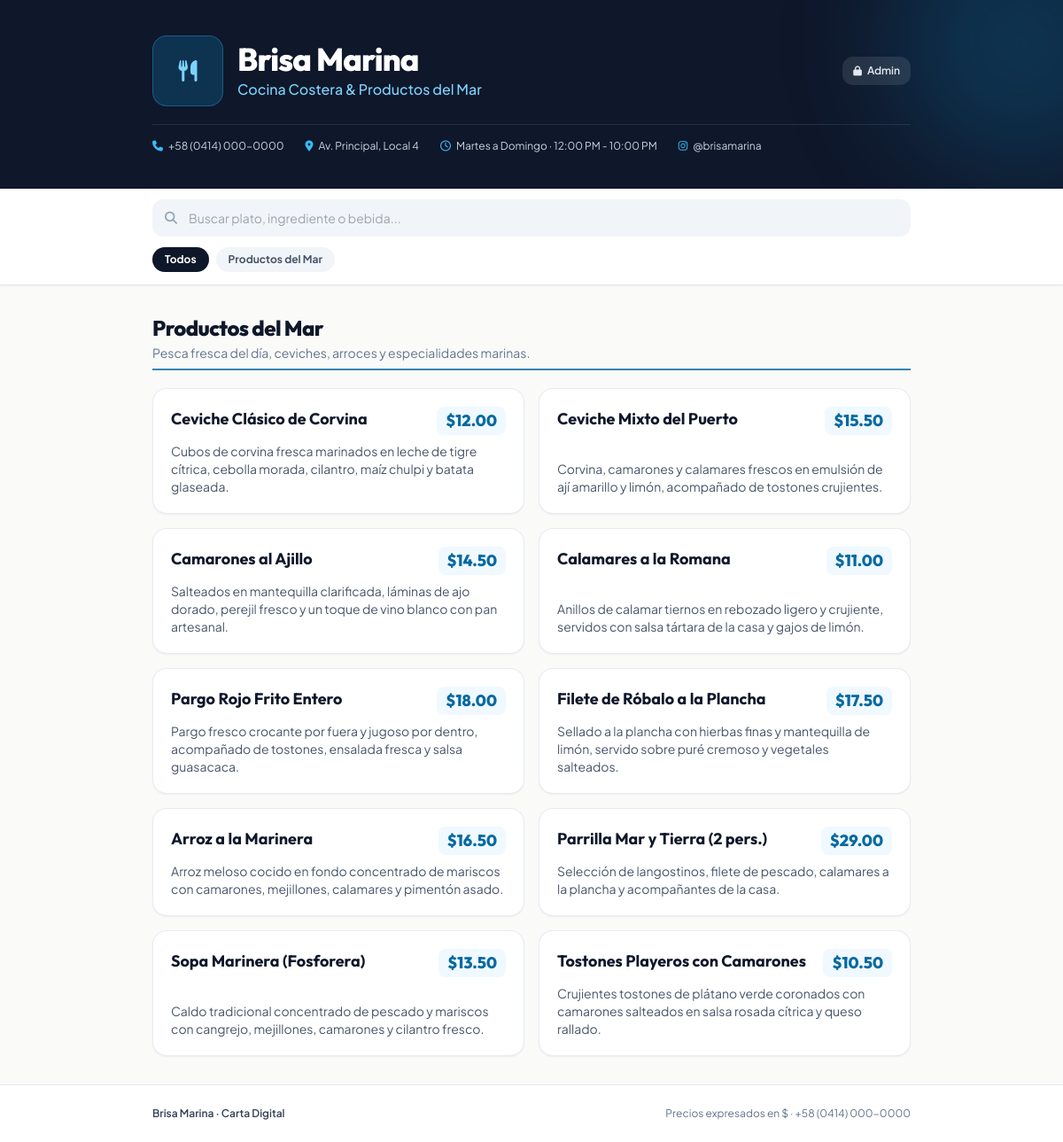
The page / on the database its author committed.
### tables this page shows
CREATE TABLE settings (
                id INTEGER PRIMARY KEY CHECK (id = 1),
                restaurant_name TEXT DEFAULT 'Brisa Marina',
                tagline TEXT DEFAULT 'Cocina Costera & Productos del Mar',
                phone TEXT DEFAULT '+58 (0414) 000-0000',
                whatsapp TEXT DEFAULT '',
                address TEXT DEFAULT 'Av. Principal, Local 4',
                hours TEXT DEFAULT 'Martes a Domingo · 12:00 PM - 10:00 PM',
                instagram TEXT DEFAULT '@brisamarina',
                currency_symbol TEXT DEFAULT '$',
                public_url TEXT DEFAULT '',
                logo_path TEXT DEFAULT '',
                qr_custom_path TEXT DEFAULT '',
                admin_password TEXT DEFAULT 'admin123',
                pdf_footer_note TEXT DEFAULT 'Escanea el código QR para consultar nuestro menú digital actualizado.'
            );

CREATE TABLE categories (
                id INTEGER PRIMARY KEY AUTOINCREMENT,
                name TEXT NOT NULL,
                description TEXT DEFAULT '',
                order_index INTEGER DEFAULT 0,
                active INTEGER DEFAULT 1
            );

CREATE TABLE products (
                id INTEGER PRIMARY KEY AUTOINCREMENT,
                category_id INTEGER NOT NULL,
                name TEXT NOT NULL,
                description TEXT DEFAULT '',
                price REAL NOT NULL DEFAULT 0.0,
                active INTEGER DEFAULT 1,
                order_index INTEGER DEFAULT 0,
                FOREIGN KEY (category_id) REFERENCES categories(id) ON DELETE CASCADE
            );

### app.py (the view)
@app.route('/')
def index():
    settings = database.get_settings()
    menu_grouped = database.get_menu_grouped(only_active=True)
    return render_template('index.html', settings=settings, menu=menu_grouped)

### database.py (called while the page is built)
def get_db():
    conn = sqlite3.connect(DB_PATH)
    conn.row_factory = sqlite3.Row
    conn.execute('PRAGMA foreign_keys = ON')
    return conn

def get_settings():
    with get_db() as conn:
        row = conn.execute('SELECT * FROM settings WHERE id = 1').fetchone()
        return dict(row) if row else {}

def get_categories(only_active=False):
    with get_db() as conn:
        sql = 'SELECT * FROM categories'
        if only_active:
            sql += ' WHERE active = 1'
        sql += ' ORDER BY order_index ASC, id ASC'
        rows = conn.execute(sql).fetchall()
        return [dict(r) for r in rows]

def get_products(only_active=False, category_id=None):
    with get_db() as conn:
        sql = '''
            SELECT p.*, c.name as category_name
            FROM products p
            JOIN categories c ON p.category_id = c.id
            WHERE 1=1
        '''
        params = []
        if only_active:
            sql += ' AND p.active = 1 AND c.active = 1'
        if category_id is not None:
            sql += ' AND p.category_id = ?'
            params.append(category_id)
        sql += ' ORDER BY c.order_index ASC, c.id ASC, p.order_index ASC, p.id ASC'
        rows = conn.execute(sql, params).fetchall()
        return [dict(r) for r in rows]

def get_menu_grouped(only_active=True):
    cats = get_categories(only_active=only_active)
    prods = get_products(only_active=only_active)
    prod_map = {}
    for p in prods:
        prod_map.setdefault(p['category_id'], []).append(p)
    grouped = []
    for c in cats:
        c['products'] = prod_map.get(c['id'], [])
        if only_active and not c['products']:
            continue
        grouped.append(c)
    return grouped

### templates/index.html (shortened to what this page needs)
<!DOCTYPE html>
<html lang="es" class="scroll-smooth">
<head>
  <link rel="stylesheet" href="https://cdnjs.cloudflare.com/ajax/libs/font-awesome/6.5.1/css/all.min.css">
  <script src="https://cdn.tailwindcss.com"></script>
</head>
<body class="bg-sand text-slate-800 font-sans antialiased min-h-screen flex flex-col">
  <header class="bg-navy text-white relative overflow-hidden">
    <div class="absolute -top-24 -right-24 w-72 h-72 rounded-full bg-sky-500/20 blur-3xl pointer-events-none"></div>
    <div class="max-w-4xl mx-auto px-5 py-8 sm:py-10 relative z-10">
      <div class="flex flex-col sm:flex-row sm:items-center justify-between gap-5">
        <div class="flex items-center gap-4">
          {% if settings.logo_path %}
          <img src="{{ settings.logo_path }}" alt="{{ settings.restaurant_name }}"
               class="w-16 h-16 sm:w-20 sm:h-20 rounded-2xl object-cover bg-white p-1 shadow-lg shrink-0">
          {% else %}
          <div class="w-16 h-16 sm:w-20 sm:h-20 rounded-2xl bg-sky-500/20 border border-sky-400/30 flex items-center justify-center text-sky-300 text-2xl shrink-0">
            <i class="fa-solid fa-utensils"></i>
          </div>
          {% endif %}
          <div>
            <h1 class="font-display text-2xl sm:text-4xl font-extrabold tracking-tight text-white">
              {{ settings.restaurant_name }}
            </h1>
            {% if settings.tagline %}
            <p class="text-sky-300 text-sm sm:text-base font-medium mt-0.5">{{ settings.tagline }}</p>
            {% endif %}
          </div>
        </div>
        <div class="flex items-center gap-2 self-start sm:self-center">
          <a href="/admin" class="inline-flex items-center gap-1.5 px-3 py-2 rounded-xl bg-white/10 hover:bg-white/20 text-slate-200 text-xs font-semibold transition" title="Panel de Administración">
            <i class="fa-solid fa-lock text-[11px]"></i> Admin
          </a>
        </div>
      </div>
      <div class="mt-5 pt-4 border-t border-white/10 flex flex-wrap gap-x-6 gap-y-2 text-xs text-slate-300">
        {% if settings.phone %}
        <span class="inline-flex items-center gap-1.5"><i class="fa-solid fa-phone text-sky-400"></i> {{ settings.phone }}</span>
        {% endif %}
        {% if settings.address %}
        <span class="inline-flex items-center gap-1.5"><i class="fa-solid fa-location-dot text-sky-400"></i> {{ settings.address }}</span>
        {% endif %}
        {% if settings.hours %}
        <span class="inline-flex items-center gap-1.5"><i class="fa-regular fa-clock text-sky-400"></i> {{ settings.hours }}</span>
        {% endif %}
        {% if settings.instagram %}
        <span class="inline-flex items-center gap-1.5"><i class="fa-brands fa-instagram text-sky-400"></i> {{ settings.instagram }}</span>
        {% endif %}
      </div>
    </div>
  </header>
  <div class="sticky top-0 z-30 bg-white/95 backdrop-blur border-b border-slate-200 shadow-sm">
    <div class="max-w-4xl mx-auto px-5 py-3 space-y-3">
      <div class="relative">
        <i class="fa-solid fa-magnifying-glass absolute left-3.5 top-1/2 -translate-y-1/2 text-slate-400 text-sm"></i>
        <input type="text" id="menu-search" oninput="filterMenu()"
               placeholder="Buscar plato, ingrediente o bebida..."
               class="w-full pl-10 pr-4 py-2.5 rounded-xl bg-slate-100 border border-transparent focus:bg-white focus:border-ocean focus:outline-none text-sm transition">
      </div>
      {% if menu %}
      <div class="flex items-center gap-2 overflow-x-auto no-scrollbar pb-0.5">
        <button type="button" onclick="selectCategory('all', this)"
                class="cat-pill active px-3.5 py-1.5 rounded-full text-xs font-bold whitespace-nowrap bg-navy text-white transition">
          Todos
        </button>
        {% for cat in menu %}
        <button type="button" onclick="selectCategory('cat-{{ cat.id }}', this)"
                class="cat-pill px-3.5 py-1.5 rounded-full text-xs font-bold whitespace-nowrap bg-slate-100 text-slate-600 hover:bg-slate-200 transition">
          {{ cat.name }}
        </button>
        {% endfor %}
      </div>
      {% endif %}
    </div>
  </div>
  <main class="max-w-4xl w-full mx-auto px-5 py-8 flex-1 space-y-10">
    {% if menu %}
      {% for cat in menu %}
      <section class="menu-category-section" id="cat-{{ cat.id }}" data-cat-id="cat-{{ cat.id }}">
        <div class="border-b-2 border-ocean/80 pb-2 mb-5">
          <h2 class="font-display text-xl sm:text-2xl font-extrabold text-navy tracking-tight">
            {{ cat.name }}
          </h2>
          {% if cat.description %}
          <p class="text-xs sm:text-sm text-slate-500 mt-0.5">{{ cat.description }}</p>
          {% endif %}
        </div>
        <div class="grid grid-cols-1 md:grid-cols-2 gap-4">
          {% for p in cat.products %}
          <article class="menu-item-card bg-white rounded-2xl border border-slate-200/80 p-4 sm:p-5 shadow-sm hover:shadow-md hover:border-sky-200 transition flex flex-col justify-between gap-2"
                   data-search="{{ (p.name ~ ' ' ~ p.description ~ ' ' ~ cat.name) | lower }}">
            <div class="flex justify-between items-start gap-3">
              <h3 class="font-display font-bold text-base sm:text-lg text-navy leading-snug">
                {{ p.name }}
              </h3>
              <span class="font-display font-extrabold text-base sm:text-lg text-ocean bg-sky-50 px-2.5 py-0.5 rounded-lg whitespace-nowrap shrink-0">
                {{ settings.currency_symbol }}{{ "%.2f"|format(p.price) }}
              </span>
            </div>
            {% if p.description %}
            <p class="text-xs sm:text-sm text-slate-600 leading-relaxed">
              {{ p.description }}
            </p>
            {% endif %}
          </article>
          {% endfor %}
        </div>
      </section>
      {% endfor %}
    {% endif %}
  </main>
  <footer class="bg-white border-t border-slate-200 mt-auto">
    <div class="max-w-4xl mx-auto px-5 py-6 flex flex-col sm:flex-row justify-between items-center gap-3 text-xs text-slate-500">
      <p class="font-semibold text-slate-700">{{ settings.restaurant_name }} · Carta Digital</p>
      <p>Precios expresados en {{ settings.currency_symbol }} · {{ settings.phone }}</p>
    </div>
  </footer>
</body>
</html>

### templates/index.html (style rules this page uses)
.no-scrollbar { -ms-overflow-style: none; scrollbar-width: none; }

### rows shown on the page
settings: restaurant_name "Brisa Marina", tagline "Cocina Costera & Productos del Mar", phone "+58 (0414) 000-0000", address "Av. Principal, Local 4", hours "Martes a Domingo · 12:00 PM - 10:00 PM", instagram "@brisamarina", currency_symbol "$"
categories: name "Productos del Mar", description "Pesca fresca del día, ceviches, arroces y especialidades marinas."
products: name "Ceviche Clásico de Corvina", price "12.00", description "Cubos de corvina fresca marinados en leche de tigre cítrica, cebolla morada, cilantro, maíz chulpi y batata glaseada."
products: name "Ceviche Mixto del Puerto", price "15.50", description "Corvina, camarones y calamares frescos en emulsión de ají amarillo y limón, acompañado de tostones crujientes."
products: name "Camarones al Ajillo", price "14.50", description "Salteados en mantequilla clarificada, láminas de ajo dorado, perejil fresco y un toque de vino blanco con pan artesanal."
products: name "Calamares a la Romana", price "11.00", description "Anillos de calamar tiernos en rebozado ligero y crujiente, servidos con salsa tártara de la casa y gajos de limón."
products: name "Pargo Rojo Frito Entero", price "18.00", description "Pargo fresco crocante por fuera y jugoso por dentro, acompañado de tostones, ensalada fresca y salsa guasacaca."
products: name "Filete de Róbalo a la Plancha", price "17.50", description "Sellado a la plancha con hierbas finas y mantequilla de limón, servido sobre puré cremoso y vegetales salteados."
products: name "Arroz a la Marinera", price "16.50", description "Arroz meloso cocido en fondo concentrado de mariscos con camarones, mejillones, calamares y pimentón asado."
products: name "Parrilla Mar y Tierra (2 pers.)", price "29.00", description "Selección de langostinos, filete de pescado, calamares a la plancha y acompañantes de la casa."
products: name "Sopa Marinera (Fosforera)", price "13.50", description "Caldo tradicional concentrado de pescado y mariscos con cangrejo, mejillones, camarones y cilantro fresco."
products: name "Tostones Playeros con Camarones", price "10.50", description "Crujientes tostones de plátano verde coronados con camarones salteados en salsa rosada cítrica y queso rallado."
